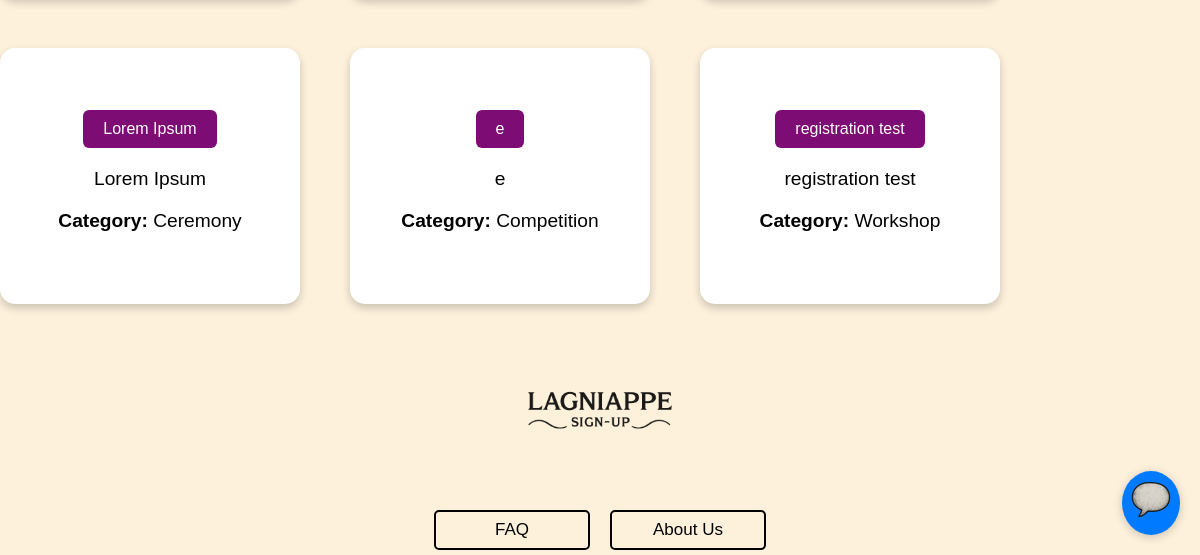
The page /event/list (lower part) on the database as committed earlier.
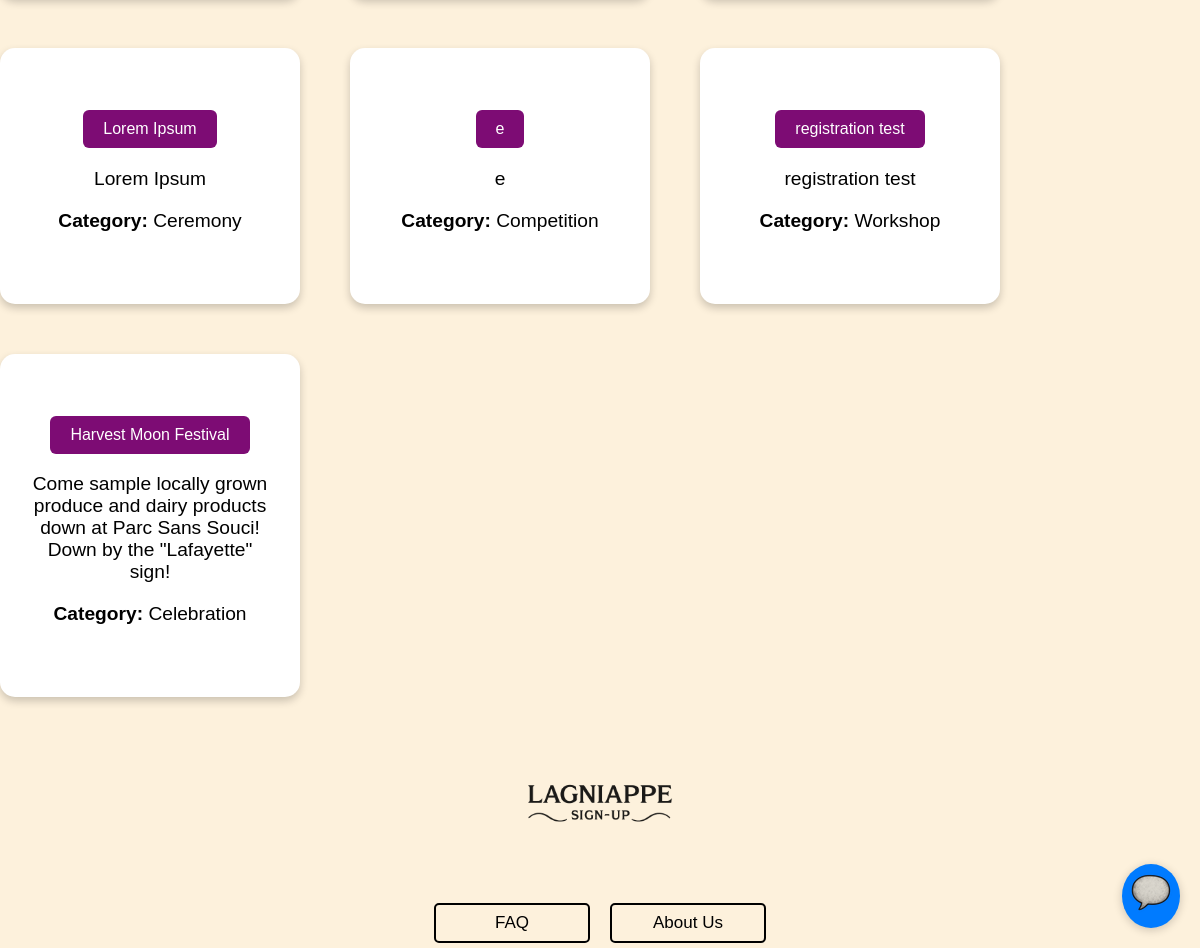
The same page on the database as committed later.
### events/models.py (models this page shows)
class Event(models.Model):
    EventID = models.AutoField(("eventID"), primary_key=True)
    OrganizerID = models.ForeignKey(Users, on_delete=models.CASCADE)
    CategoryID = models.ForeignKey(Category, on_delete=models.CASCADE)
    Title = models.CharField(("title"), max_length=100)
    Description = models.CharField(("description"), max_length=500)
    Location = models.CharField(("location"), max_length=100)
    DateTime = models.DateTimeField(("datetime"), null=True)
    EventStatus = models.BooleanField(("eventstatus"), default=True)

class Category(models.Model):
    CategoryID = models.AutoField(("eventID"), primary_key=True)
    Name = models.CharField(("name"), unique=True, max_length=200)

### lagniappe_signup/views.py (the view)
# urls.py: path('event/list', views.list_event.as_view(), name="event-list"),
class list_event(ListView):
    model = Event
    template_name = "event_list.html"
    context_object_name = "events"
    paginate = 20

### templates/event_list.html (shortened to what this page needs)
{% extends "base.html" %}
{% block content %}
  {% if events %}
    <div style="display: flex; flex-wrap: wrap; gap: 50px; center-content: flex-start;">
      {% for event in events %}
      <div class="card">
        <div class="container">
          <button onclick="window.location.href='{% url 'event-detail' event.EventID%}'" class="btn btn-info">{{ event.Title }}</button>
          <p>{{ event.Description }}</p>
          <p><strong>Category:</strong> {{ event.CategoryID.Name }}</p>
        </div>
      </div>
      {% endfor %}
    </div>
  {% else %}
    <p>No events available.</p>
  {% endif %}
{% endblock %}

Rows that differ between the two databases and show on the page:
added Event: Title "Harvest Moon Festival", Description "Come sample locally grown produce and dairy products down at Parc Sans Souci! Down by the \"Lafayette\" sign!", CategoryID.Name "Celebration"
